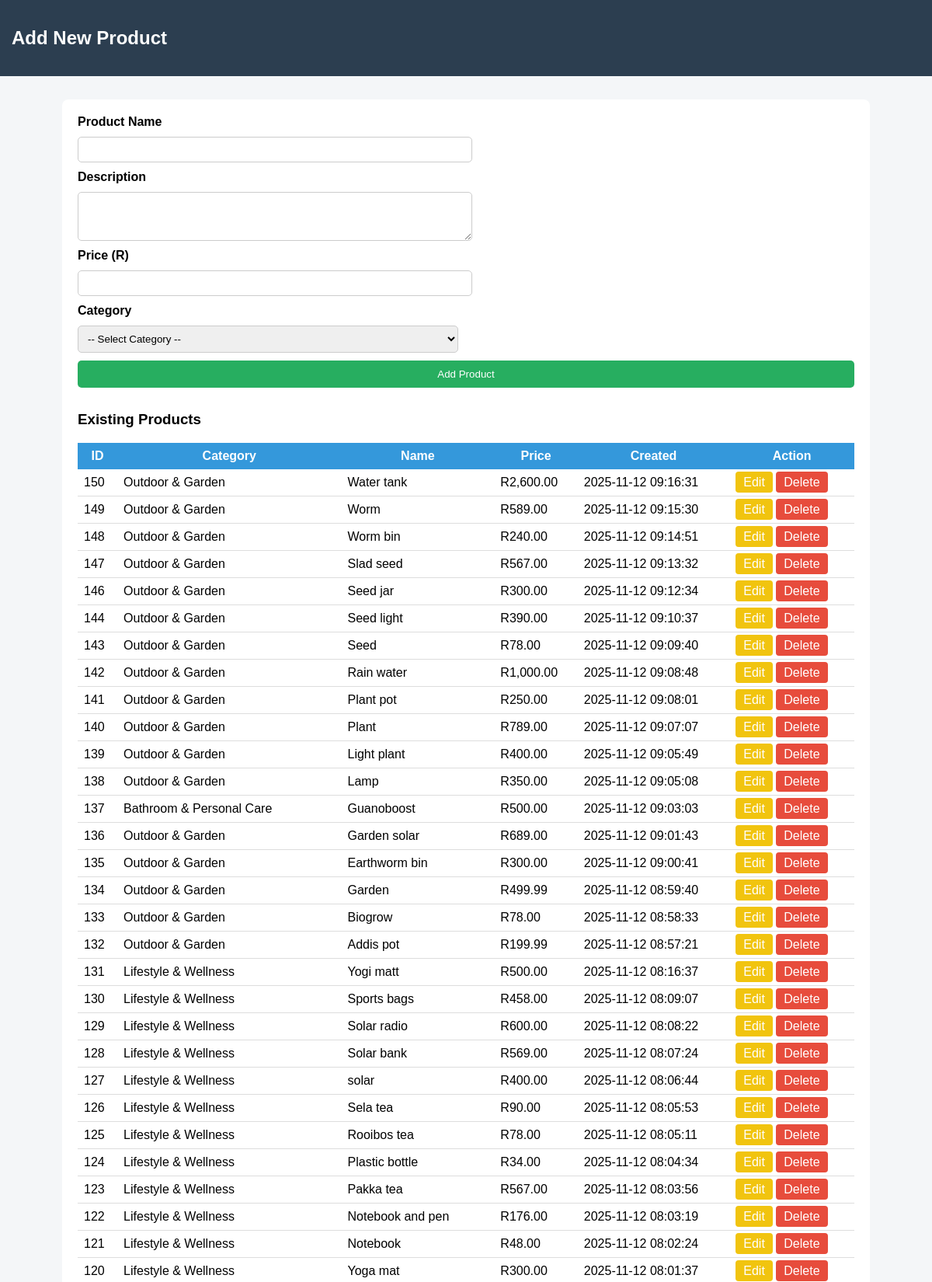
Screenshot of /add-product.php (signed in, upper part) with the database file from the repository.
### tables this page shows
CREATE TABLE `products` (
  `id` int(11) NOT NULL,
  `category_id` int(11) NOT NULL,
  `name` varchar(150) NOT NULL,
  `description` text DEFAULT NULL,
  `price` decimal(10,2) NOT NULL,
  `image` varchar(255) DEFAULT NULL,
  `created_at` timestamp NOT NULL DEFAULT current_timestamp(),
  `carbon_footprint` decimal(5,2) DEFAULT NULL
);

CREATE TABLE `categories` (
  `id` int(11) NOT NULL,
  `name` varchar(100) NOT NULL,
  `image` varchar(255) DEFAULT NULL,
  `co2_saved_per_item` int(11) DEFAULT NULL,
  `created_at` timestamp NOT NULL DEFAULT current_timestamp()
);

### add-product.php (the view, shortened to what this page needs)
<?php
require_once "../database/db_connect.php";
$result = $conn->query("
    SELECT p.*, c.name AS category_name
    FROM products p
    JOIN categories c ON p.category_id = c.id
    ORDER BY p.id DESC
");
?>
<!DOCTYPE html>
<html lang="en">
<head>
</head>
<body>
<header>
  <h2>Add New Product</h2>
</header>
<div class="container">
<form action="" method="POST" class="form-card">
    <label>Product Name</label>
    <input type="text" name="name" required>
    <label>Description</label>
    <textarea name="description" rows="3"></textarea>
    <label>Price (R)</label>
    <input type="number" name="price" step="0.01" required>
    <label>Category</label>
    <select name="category_id" required>
        <option value="">-- Select Category --</option>
    </select>
    <button type="submit" name="add_product">Add Product</button>
</form>
<h3>Existing Products</h3>
<table>
<thead>
<tr>
    <th>ID</th>
    <th>Category</th>
    <th>Name</th>
    <th>Price</th>
    <th>Created</th>
    <th>Action</th>
</tr>
</thead>
<tbody>
<?php if ($result->num_rows > 0): ?>
<?php while ($row = $result->fetch_assoc()): ?>
<tr>
    <td><?= $row['id'] ?></td>
    <td><?= htmlspecialchars($row['category_name']) ?></td>
    <td><?= htmlspecialchars($row['name']) ?></td>
    <td>R<?= number_format($row['price'], 2) ?></td>
    <td><?= $row['created_at'] ?? '' ?></td>
    <td>
        <a href="edit-product.php?id=<?= $row['id'] ?>" class="btn-edit">Edit</a>
        <a href="?delete=<?= $row['id'] ?>" class="btn-delete" onclick="return confirm('Delete this product?');">Delete</a>
    </td>
</tr>
<?php endwhile; else: ?>
<tr><td colspan="6" align="center">No products found.</td></tr>
<?php endif; ?>
</tbody>
</table>
</div>
</body>
</html>

### add-product.php (style rules this page uses)
body { font-family: Arial, sans-serif; background:#f4f6f8; margin:0; padding:0; }
header { background:#2c3e50; color:#fff; padding:15px; display:flex; justify-content:space-between; }
.container { width:90%; max-width:1000px; margin:30px auto; background:white; padding:20px; border-radius:8px; }
.form-card { display:grid; grid-template-columns:1fr 1fr; gap:10px 20px; margin-bottom:30px; }
.form-card label { grid-column:span 2; font-weight:bold; }
.form-card input, .form-card select, .form-card textarea { width:100%; padding:8px; border-radius:5px; border:1px solid #ccc; }
.form-card button { grid-column:span 2; background:#27ae60; color:white; padding:10px; border:none; border-radius:5px; cursor:pointer; }
table { width:100%; border-collapse:collapse; }
table th { background:#3498db; color:white; padding:8px; }
table td { border-bottom:1px solid #ddd; padding:8px; }
.btn-edit, .btn-delete { padding:5px 10px; color:white; border-radius:4px; text-decoration:none; }
.btn-edit { background:#f1c40f; }
.btn-delete { background:#e74c3c; }

### rows the page displays
products: id "150", category.name "Outdoor & Garden", name "Water tank", price "2,600.00", created_at "2025-11-12 09:16:31"
products: id "149", category.name "Outdoor & Garden", name "Worm", price "589.00", created_at "2025-11-12 09:15:30"
products: id "148", category.name "Outdoor & Garden", name "Worm bin", price "240.00", created_at "2025-11-12 09:14:51"
products: id "147", category.name "Outdoor & Garden", name "Slad seed", price "567.00", created_at "2025-11-12 09:13:32"
products: id "146", category.name "Outdoor & Garden", name "Seed jar", price "300.00", created_at "2025-11-12 09:12:34"
products: id "144", category.name "Outdoor & Garden", name "Seed light", price "390.00", created_at "2025-11-12 09:10:37"
products: id "143", category.name "Outdoor & Garden", name "Seed", price "78.00", created_at "2025-11-12 09:09:40"
products: id "142", category.name "Outdoor & Garden", name "Rain water", price "1,000.00", created_at "2025-11-12 09:08:48"
products: id "141", category.name "Outdoor & Garden", name "Plant pot", price "250.00", created_at "2025-11-12 09:08:01"
products: id "140", category.name "Outdoor & Garden", name "Plant", price "789.00", created_at "2025-11-12 09:07:07"
products: id "139", category.name "Outdoor & Garden", name "Light plant", price "400.00", created_at "2025-11-12 09:05:49"
products: id "138", category.name "Outdoor & Garden", name "Lamp", price "350.00", created_at "2025-11-12 09:05:08"
products: id "137", category.name "Bathroom & Personal Care", name "Guanoboost", price "500.00", created_at "2025-11-12 09:03:03"
products: id "136", category.name "Outdoor & Garden", name "Garden solar", price "689.00", created_at "2025-11-12 09:01:43"
products: id "135", category.name "Outdoor & Garden", name "Earthworm bin", price "300.00", created_at "2025-11-12 09:00:41"
products: id "134", category.name "Outdoor & Garden", name "Garden", price "499.99", created_at "2025-11-12 08:59:40"
products: id "133", category.name "Outdoor & Garden", name "Biogrow", price "78.00", created_at "2025-11-12 08:58:33"
products: id "132", category.name "Outdoor & Garden", name "Addis pot", price "199.99", created_at "2025-11-12 08:57:21"
products: id "131", category.name "Lifestyle & Wellness", name "Yogi matt", price "500.00", created_at "2025-11-12 08:16:37"
products: id "130", category.name "Lifestyle & Wellness", name "Sports bags", price "458.00", created_at "2025-11-12 08:09:07"
products: id "129", category.name "Lifestyle & Wellness", name "Solar radio", price "600.00", created_at "2025-11-12 08:08:22"
products: id "128", category.name "Lifestyle & Wellness", name "Solar bank", price "569.00", created_at "2025-11-12 08:07:24"
products: id "127", category.name "Lifestyle & Wellness", name "solar", price "400.00", created_at "2025-11-12 08:06:44"
products: id "126", category.name "Lifestyle & Wellness", name "Sela tea", price "90.00", created_at "2025-11-12 08:05:53"
products: id "125", category.name "Lifestyle & Wellness", name "Rooibos tea", price "78.00", created_at "2025-11-12 08:05:11"
products: id "124", category.name "Lifestyle & Wellness", name "Plastic bottle", price "34.00", created_at "2025-11-12 08:04:34"
products: id "123", category.name "Lifestyle & Wellness", name "Pakka tea", price "567.00", created_at "2025-11-12 08:03:56"
products: id "122", category.name "Lifestyle & Wellness", name "Notebook and pen", price "176.00", created_at "2025-11-12 08:03:19"
products: id "121", category.name "Lifestyle & Wellness", name "Notebook", price "48.00", created_at "2025-11-12 08:02:24"
products: id "120", category.name "Lifestyle & Wellness", name "Yoga mat", price "300.00", created_at "2025-11-12 08:01:37"
